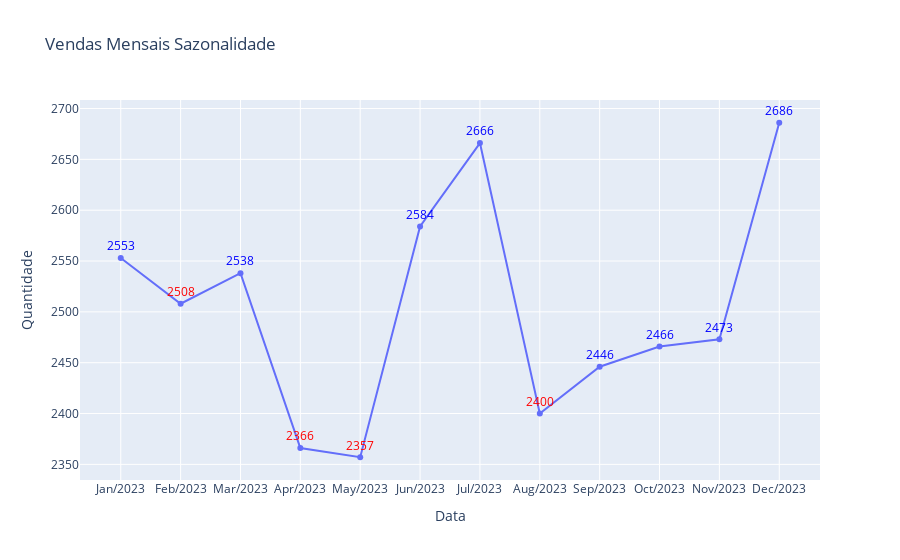

This figure's notebook cell:
### Code cell
# Grafico de linha
text_color = np.where(venda_mensais['Variacao'] < 0, 'red', 'blue')

grafico6 = px.line(
    venda_mensais.reset_index(),
    x='Data', 
    y='Quantidade',
    title='Vendas Mensais Sazonalidade',
    markers=True,
    text=venda_mensais['Quantidade']
)
grafico6.update_traces(textposition='top center', textfont=dict(color=text_color))
grafico6.show()

### Figure 1 — Plotly figure (JSON) as saved in the notebook; plotly's stock layout.template omitted (floating-point values rounded to 4 significant figures)
{"data": [{"hovertemplate": "Data=%{x}<br>Quantidade=%{y}<br>text=%{text}<extra></extra>", "legendgroup": "", "line": {"color": "#636efa", "dash": "solid"}, "marker": {"symbol": "circle"}, "mode": "lines+markers+text", "name": "", "orientation": "v", "showlegend": false, "text": [2553, 2508, 2538, 2366, 2357, 2584, 2666, 2400, 2446, 2466, 2473, 2686], "textfont": {"color": ["blue", "red", "blue", "red", "red", "blue", "blue", "red", "blue", "blue", "blue", "blue"]}, "textposition": "top center", "type": "scatter", "x": ["Jan/2023", "Feb/2023", "Mar/2023", "Apr/2023", "May/2023", "Jun/2023", "Jul/2023", "Aug/2023", "Sep/2023", "Oct/2023", "Nov/2023", "Dec/2023"], "xaxis": "x", "y": [2553, 2508, 2538, 2366, 2357, 2584, 2666, 2400, 2446, 2466, 2473, 2686], "yaxis": "y"}], "layout": {"legend": {"tracegroupgap": 0}, "title": {"text": "Vendas Mensais Sazonalidade"}, "xaxis": {"anchor": "y", "domain": [0, 1], "title": {"text": "Data"}}, "yaxis": {"anchor": "x", "domain": [0, 1], "title": {"text": "Quantidade"}}}}
